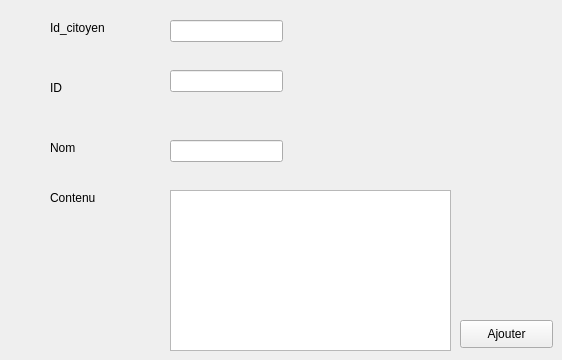
        <widget class="QWidget" name="tab_6">
         <attribute name="icon">
          <iconset resource="images.qrc">
           <normaloff>:/temoin.jpg</normaloff>:/temoin.jpg</iconset>
         </attribute>
         <attribute name="title">
          <string>ajouter témoignage</string>
         </attribute>
         <widget class="QLabel" name="label_55">
          <property name="geometry">
           <rect>
            <x>50</x>
            <y>80</y>
            <width>56</width>
            <height>16</height>
           </rect>
          </property>
          <property name="text">
           <string>ID</string>
          </property>
         </widget>
         <widget class="QLabel" name="label_56">
          <property name="geometry">
           <rect>
            <x>50</x>
            <y>140</y>
            <width>56</width>
            <height>16</height>
           </rect>
          </property>
          <property name="text">
           <string>Nom</string>
          </property>
         </widget>
         <widget class="QLabel" name="label_57">
          <property name="geometry">
           <rect>
            <x>50</x>
            <y>190</y>
            <width>56</width>
            <height>16</height>
           </rect>
          </property>
          <property name="text">
           <string>Contenu</string>
          </property>
         </widget>
         <widget class="QLabel" name="label_58">
          <property name="geometry">
           <rect>
            <x>50</x>
            <y>20</y>
            <width>81</width>
            <height>16</height>
           </rect>
          </property>
          <property name="text">
           <string>Id_citoyen</string>
          </property>
         </widget>
         <widget class="QLineEdit" name="lineEdit">
          <property name="geometry">
           <rect>
            <x>170</x>
            <y>20</y>
            <width>113</width>
            <height>22</height>
           </rect>
          </property>
         </widget>
         <widget class="QLineEdit" name="lineEdit_2">
          <property name="geometry">
           <rect>
            <x>170</x>
            <y>70</y>
            <width>113</width>
            <height>22</height>
           </rect>
          </property>
         </widget>
         <widget class="QLineEdit" name="lineEdit_3">
          <property name="geometry">
           <rect>
            <x>170</x>
            <y>140</y>
            <width>113</width>
            <height>22</height>
           </rect>
          </property>
         </widget>
         <widget class="QTextEdit" name="textEdit">
          <property name="geometry">
           <rect>
            <x>170</x>
            <y>190</y>
            <width>281</width>
            <height>161</height>
           </rect>
          </property>
         </widget>
         <widget class="QPushButton" name="pushButtonajouter">
          <property name="geometry">
           <rect>
            <x>460</x>
            <y>320</y>
            <width>93</width>
            <height>28</height>
           </rect>
          </property>
          <property name="text">
           <string>Ajouter</string>
          </property>
         </widget>
        </widget>
